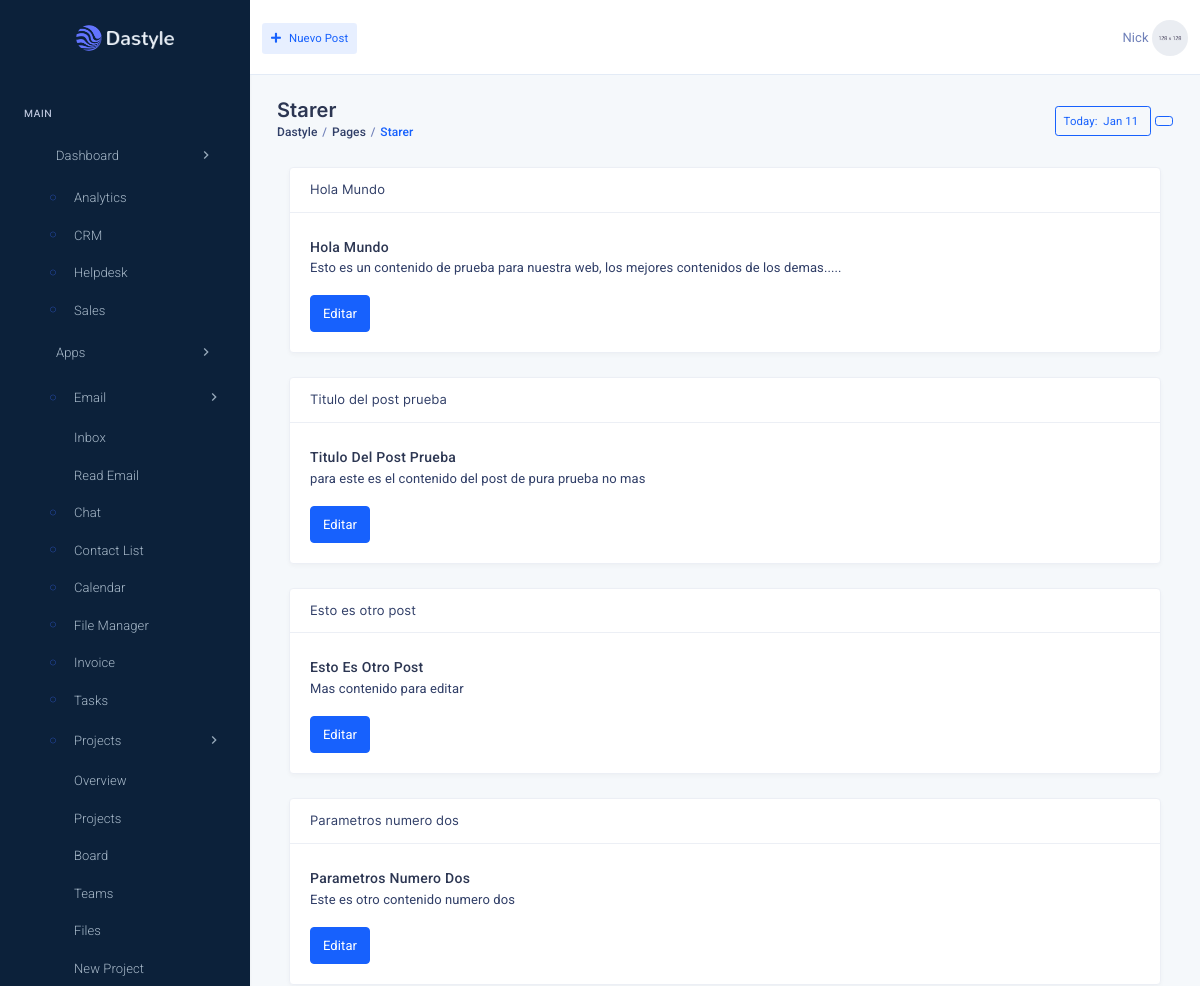
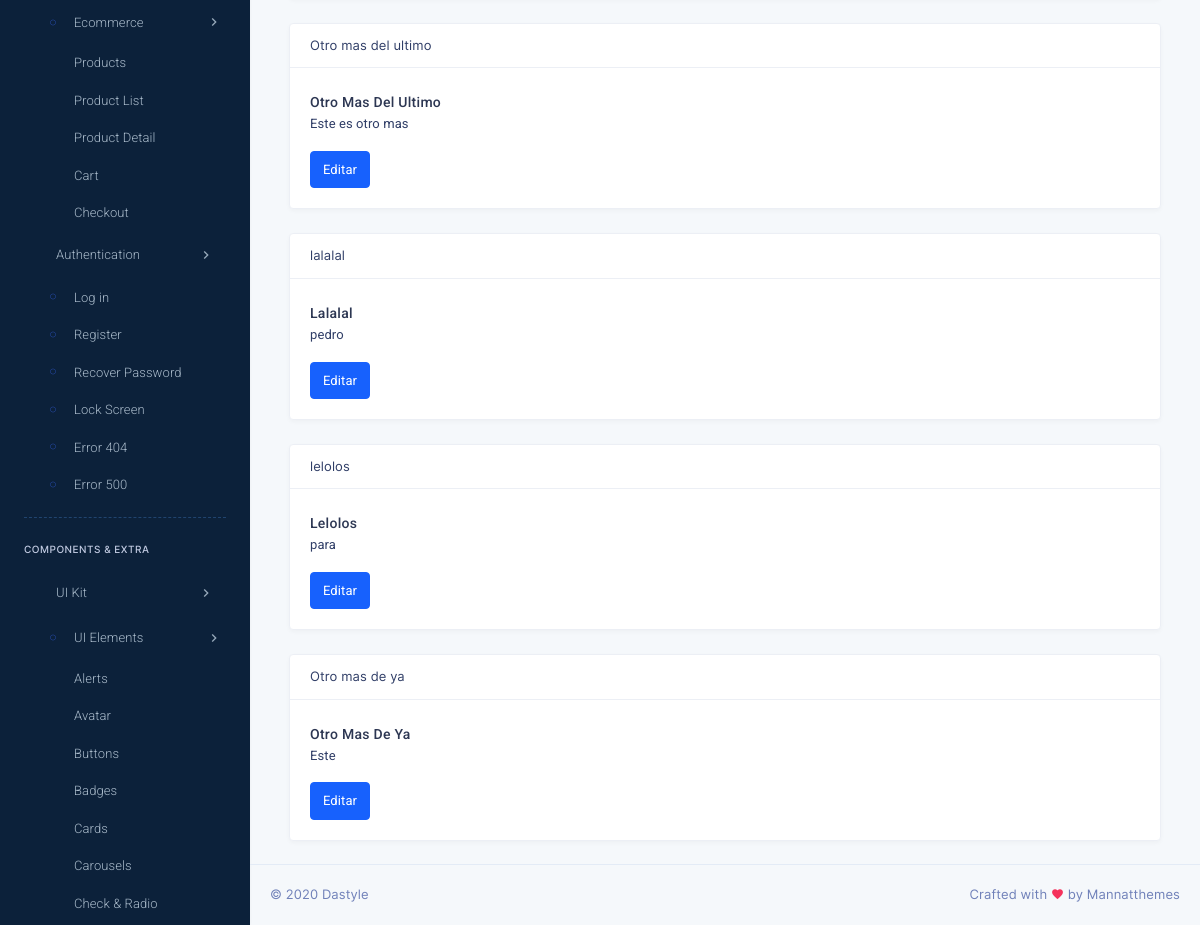
The app's page /post.php with its own data (2 pictures, top to bottom).
### tables this page shows
CREATE TABLE `post` (
  `id` int(11) NOT NULL,
  `titulo` varchar(100) NOT NULL,
  `contenido` varchar(300) NOT NULL
);

### post.php (the view, shortened to what this page needs)
<?php
include("sql/conexion.php");
$extraccion_post = "SELECT * from post";
$resultado_post = $conn -> query($extraccion_post);
?>
<!DOCTYPE html>
<html lang="en">
    <head>
        <link href="assets/css/bootstrap.min.css" rel="stylesheet" type="text/css" />
        <link href="assets/css/jquery-ui.min.css" rel="stylesheet">
        <link href="assets/css/icons.min.css" rel="stylesheet" type="text/css" />
        <link href="assets/css/metisMenu.min.css" rel="stylesheet" type="text/css" />
        <link href="plugins/daterangepicker/daterangepicker.css" rel="stylesheet" type="text/css" />
        <link href="assets/css/app.min.css" rel="stylesheet" type="text/css" />
    </head>
    <body class="dark-sidenav">
        <div class="left-sidenav">
            <div class="brand">
                <a href="crm-index.html" class="logo">
                    <span>
                        <img src="assets/images/logo-sm.png" alt="logo-small" class="logo-sm">
                    </span>
                    <span>
                        <img src="assets/images/logo.png" alt="logo-large" class="logo-lg logo-light">
                    </span>
                </a>
            </div>
            <div class="menu-content h-100" data-simplebar>
                <ul class="metismenu left-sidenav-menu">
                    <li class="menu-label mt-0">Main</li>
                    <li>
                        <a href="javascript: void(0);"> <i data-feather="home" class="align-self-center menu-icon"></i><span>Dashboard</span><span class="menu-arrow"><i class="mdi mdi-chevron-right"></i></span></a>
                        <ul class="nav-second-level" aria-expanded="false">
                            <li class="nav-item"><a class="nav-link" href="index.html"><i class="ti-control-record"></i>Analytics</a></li>
                            <li class="nav-item"><a class="nav-link" href="crm-index.html"><i class="ti-control-record"></i>CRM</a></li>
                            <li class="nav-item"><a class="nav-link" href="helpdesk-index.html"><i class="ti-control-record"></i>Helpdesk</a></li>
                            <li class="nav-item"><a class="nav-link" href="sales-index.html"><i class="ti-control-record"></i>Sales</a></li>
                        </ul>
                    </li>
                    <li>
                        <a href="javascript: void(0);"><i data-feather="grid" class="align-self-center menu-icon"></i><span>Apps</span><span class="menu-arrow"><i class="mdi mdi-chevron-right"></i></span></a>
                        <ul class="nav-second-level" aria-expanded="false">
                            <li>
                                <a href="javascript: void(0);"><i class="ti-control-record"></i>Email <span class="menu-arrow left-has-menu"><i class="mdi mdi-chevron-right"></i></span></a>
                                <ul class="nav-second-level" aria-expanded="false">
                                    <li><a href="apps-email-inbox.html">Inbox</a></li>
                                    <li><a href="apps-email-read.html">Read Email</a></li>
                                </ul>
                            </li>
                            <li class="nav-item"><a class="nav-link" href="apps-chat.html"><i class="ti-control-record"></i>Chat</a></li>
                            <li class="nav-item"><a class="nav-link" href="apps-contact-list.html"><i class="ti-control-record"></i>Contact List</a></li>
                            <li class="nav-item"><a class="nav-link" href="apps-calendar.html"><i class="ti-control-record"></i>Calendar</a></li>
                            <li class="nav-item"><a class="nav-link" href="apps-files.html"><i class="ti-control-record"></i>File Manager</a></li>
                            <li class="nav-item"><a class="nav-link" href="apps-invoice.html"><i class="ti-control-record"></i>Invoice</a></li>
                            <li class="nav-item"><a class="nav-link" href="apps-tasks.html"><i class="ti-control-record"></i>Tasks</a></li>
                            <li>
                                <a href="javascript: void(0);"><i class="ti-control-record"></i>Projects <span class="menu-arrow left-has-menu"><i class="mdi mdi-chevron-right"></i></span></a>
                                <ul class="nav-second-level" aria-expanded="false">
                                    <li><a href="apps-project-overview.html">Overview</a></li>
                                    <li><a href="apps-project-projects.html">Projects</a></li>
                                    <li><a href="apps-project-board.html">Board</a></li>
                                    <li><a href="apps-project-teams.html">Teams</a></li>
                                    <li><a href="apps-project-files.html">Files</a></li>
                                    <li><a href="apps-new-project.html">New Project</a></li>
                                </ul>
                            </li>
                            <li>
                                <a href="javascript: void(0);"><i class="ti-control-record"></i>Ecommerce <span class="menu-arrow left-has-menu"><i class="mdi mdi-chevron-right"></i></span></a>
                                <ul class="nav-second-level" aria-expanded="false">
                                    <li><a href="apps-ecommerce-products.html">Products</a></li>
                                    <li><a href="apps-ecommerce-product-list.html">Product List</a></li>
                                    <li><a href="apps-ecommerce-product-detail.html">Product Detail</a></li>
                                    <li><a href="apps-ecommerce-cart.html">Cart</a></li>
                                    <li><a href="apps-ecommerce-checkout.html">Checkout</a></li>
                                </ul>
                            </li>
                        </ul>
                    </li>
                    <li>
                        <a href="javascript: void(0);"><i data-feather="lock" class="align-self-center menu-icon"></i><span>Authentication</span><span class="menu-arrow"><i class="mdi mdi-chevron-right"></i></span></a>
                        <ul class="nav-second-level" aria-expanded="false">
                            <li class="nav-item"><a class="nav-link" href="auth-login.html"><i class="ti-control-record"></i>Log in</a></li>
                            <li class="nav-item"><a class="nav-link" href="auth-register.html"><i class="ti-control-record"></i>Register</a></li>
                            <li class="nav-item"><a class="nav-link" href="auth-recover-pw.html"><i class="ti-control-record"></i>Recover Password</a></li>
                            <li class="nav-item"><a class="nav-link" href="auth-lock-screen.html"><i class="ti-control-record"></i>Lock Screen</a></li>
                            <li class="nav-item"><a class="nav-link" href="auth-404.html"><i class="ti-control-record"></i>Error 404</a></li>
                            <li class="nav-item"><a class="nav-link" href="auth-500.html"><i class="ti-control-record"></i>Error 500</a></li>
                        </ul>
                    </li>
                    <hr class="hr-dashed hr-menu">
                    <li class="menu-label my-2">Components & Extra</li>
                    <li>
                        <a href="javascript: void(0);"><i data-feather="box" class="align-self-center menu-icon"></i><span>UI Kit</span><span class="menu-arrow"><i class="mdi mdi-chevron-right"></i></span></a>
                        <ul class="nav-second-level" aria-expanded="false">
                            <li>
                                <a href="javascript: void(0);"><i class="ti-control-record"></i>UI Elements <span class="menu-arrow left-has-menu"><i class="mdi mdi-chevron-right"></i></span></a>
                                <ul class="nav-second-level" aria-expanded="false">
                                    <li><a href="ui-alerts.html">Alerts</a></li>
                                    <li><a href="ui-avatar.html">Avatar</a></li>
                                    <li><a href="ui-buttons.html">Buttons</a></li>
                                    <li><a href="ui-badges.html">Badges</a></li>
                                    <li><a href="ui-cards.html">Cards</a></li>
                                    <li><a href="ui-carousels.html">Carousels</a></li>
                                    <li><a href="ui-check-radio.html"><span>Check & Radio</span></a></li>
                                </ul>
                            </li>
                        </ul>
                    </li>
                </ul>
            </div>
        </div>
        <div class="page-wrapper">
            <div class="topbar">
                <nav class="navbar-custom">
                    <ul class="list-unstyled topbar-nav float-right mb-0">
                        <li class="dropdown hide-phone">
                        </li>
                        <li class="dropdown notification-list">
                        </li>
                        <li class="dropdown">
                            <a class="nav-link dropdown-toggle waves-effect waves-light nav-user" data-toggle="dropdown" href="#" role="button"
                                aria-haspopup="false" aria-expanded="false">
                                <span class="ml-1 nav-user-name hidden-sm">Nick</span>
                                <img src="assets/images/users/user-5.jpg" alt="profile-user" class="rounded-circle" />
                            </a>
                        </li>
                    </ul>
                    <ul class="list-unstyled topbar-nav mb-0">
                        <li class="creat-btn">
                            <div class="nav-link">
                                <a class=" btn btn-sm btn-soft-primary" href="new-post.php" role="button"><i class="fas fa-plus mr-2"></i>Nuevo Post</a>
                            </div>
                        </li>
                    </ul>
                </nav>
            </div>
            <div class="page-content">
                <div class="container-fluid">
                    <div class="row">
                        <div class="col-sm-12">
                            <div class="page-title-box">
                                <div class="row">
                                    <div class="col">
                                        <h4 class="page-title">Starer</h4>
                                        <ol class="breadcrumb">
                                            <li class="breadcrumb-item"><a href="javascript:void(0);">Dastyle</a></li>
                                            <li class="breadcrumb-item"><a href="javascript:void(0);">Pages</a></li>
                                            <li class="breadcrumb-item active">Starer</li>
                                        </ol>
                                    </div>
                                    <div class="col-auto align-self-center">
                                        <a href="#" class="btn btn-sm btn-outline-primary" id="Dash_Date">
                                            <span class="day-name" id="Day_Name">Today:</span>&nbsp;
                                            <span class="" id="Select_date">Jan 11</span>
                                        </a>
                                        <a href="#" class="btn btn-sm btn-outline-primary">
                                        </a>
                                    </div>
                                </div>
                            </div>
                        </div>
                    </div>
                    <?php while($perdomo =$resultado_post -> fetch_assoc()){ ?>
                    <div class="container">
                        <div class="card">
                            <div class="card-header">
                              <?php echo $perdomo['titulo']; ?>
                            </div>
                            <div class="card-body">
                              <h5 class="card-title"><?php echo $perdomo['titulo']; ?></h5>
                              <p class="card-text"><?php echo $perdomo['contenido']; ?></p>
                              <a href="edit-post.php?id=<?php echo $perdomo['id']; ?>" class="btn btn-primary" id="btn-editar">Editar</a>
                            </div>
                          </div>
                    </div>
                    <?php } ?>
                </div>
                <footer class="footer text-center text-sm-left">
                    &copy; 2020 Dastyle <span class="d-none d-sm-inline-block float-right">Crafted with <i class="mdi mdi-heart text-danger"></i> by Mannatthemes</span>
                </footer>
            </div>
        </div>
    </body>
</html>

### records on screen
post: titulo "Hola Mundo", contenido "Esto es un contenido de prueba para nuestra web, los mejores contenidos de los demas....."
post: titulo "Titulo del post prueba", titulo "Titulo Del Post Prueba", contenido "para este es el contenido del post de pura prueba no mas"
post: titulo "Esto es otro post", titulo "Esto Es Otro Post", contenido "Mas contenido para editar"
post: titulo "Parametros numero dos", titulo "Parametros Numero Dos", contenido "Este es otro contenido numero dos"
post: titulo "Otro mas del ultimo", titulo "Otro Mas Del Ultimo", contenido "Este es otro mas"
post: titulo "lalalal", titulo "Lalalal", contenido "pedro"
post: titulo "lelolos", titulo "Lelolos", contenido "para"
post: titulo "Otro mas de ya", titulo "Otro Mas De Ya", contenido "Este"
